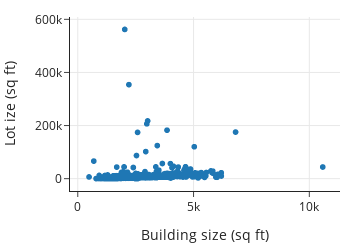

Notebook code for this chart:
### Markdown cell above
The log transform can also reveal shape in scatter plots.
Here, we've plotted building size on the x-axis and
lot size on the y-axis.
It's hard to see the shape in this plot since many of the points are crammed
along the bottom of the data region:

### Code cell
px.scatter(sfh, x='bsqft', y='lsqft', 
           labels={"bsqft": "Building size (sq ft)",
                    "lsqft": "Lot ize (sq ft)"},
           width=350, height=250)

### Figure 1 — Plotly figure (JSON) as saved in the notebook; plotly's stock layout.template omitted (floating-point values rounded to 4 significant figures; data arrays with more than 128 entries replaced by an {"elided": "..."} marker saying what was removed)
{"data": [{"hovertemplate": "Building size (sq ft)=%{x}<br>Lot ize (sq ft)=%{y}<extra></extra>", "legendgroup": "", "marker": {"color": "#1F77B4", "symbol": "circle"}, "mode": "markers", "name": "", "showlegend": false, "type": "scattergl", "x": {"elided": "3065 int values"}, "xaxis": "x", "y": {"elided": "3065 int values"}, "yaxis": "y"}], "layout": {"height": 250, "legend": {"tracegroupgap": 0}, "width": 350, "xaxis": {"anchor": "y", "autorange": true, "domain": [0, 1], "range": [-336.0, 11330.0], "title": {"text": "Building size (sq ft)"}, "type": "linear"}, "yaxis": {"anchor": "x", "autorange": true, "domain": [0, 1], "range": [-46350.0, 608700.0], "title": {"text": "Lot ize (sq ft)"}, "type": "linear"}}}
